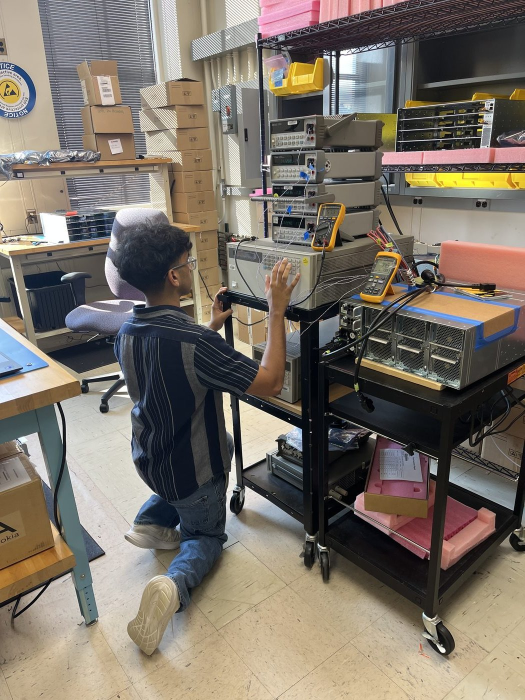
#> input picture assets/projects/g34l-programming.jpg, 1050 x 1400 px (shown at 1/2 size)
$ python crop_row_covers.py
#> lines starting #> are read from the running program, lines starting #| are printed output that depends on the picture
"""
Generate 16:9 row-cover images for portrait project photos.

Focal priority: manual override -> OpenCV face detection -> gradient saliency centroid.

Run from repo root:
  python scripts/crop_row_covers.py
"""
from __future__ import annotations

import os
import sys

from PIL import Image, ImageFilter, ImageOps

ROOT = os.path.dirname(os.path.dirname(os.path.abspath(__file__)))
PROJECTS = os.path.join(ROOT, "assets", "projects")

TARGET_W = 1200
TARGET_H = 675
TARGET_AR = TARGET_W / TARGET_H
JPEG_QUALITY = 90

# Normalized focal overrides (fx, fy). Set to None to auto-detect.
FOCAL_OVERRIDES: dict[str, tuple[float, float] | None] = {
    "g34l-programming.jpg": (0.42, 0.48),
    "beehive-farm.jpg": None,
}

JOBS = [
    ("g34l-programming.jpg", "g34l-row-cover.jpg"),
    ("beehive-farm.jpg", "beehive-row-cover.jpg"),
]


def load_image(path: str) -> Image.Image:
    img = Image.open(path)
    return ImageOps.exif_transpose(img).convert("RGB")


def detect_face_focal(img: Image.Image) -> tuple[float, float] | None:
    try:
        import cv2
        import numpy as np
    except ImportError:
        return None

    arr = np.array(img)
    gray = cv2.cvtColor(arr, cv2.COLOR_RGB2GRAY)
    cascade_path = cv2.data.haarcascades + "haarcascade_frontalface_default.xml"
    cascade = cv2.CascadeClassifier(cascade_path)
    faces = cascade.detectMultiScale(gray, scaleFactor=1.1, minNeighbors=5, minSize=(60, 60))
    if len(faces) == 0:
        return None

    # Largest face wins.
    x, y, w, h = max(faces, key=lambda f: f[2] * f[3])
    fx = (x + w / 2) / img.width
    fy = (y + h / 2) / img.height
    return (fx, fy)


def detect_saliency_focal(img: Image.Image) -> tuple[float, float]:
    small = img.copy()
    small.thumbnail((320, 320), Image.Resampling.LANCZOS)
    gray = small.convert("L")
    edges = gray.filter(ImageFilter.FIND_EDGES)
    px = edges.load()
    sw, sh = small.size

    total = 0.0
    sum_x = 0.0
    sum_y = 0.0
    for y in range(sh):
        for x in range(sw):
            w = px[x, y]
            total += w
            sum_x += x * w
            sum_y += y * w

    if total <= 0:
        return (0.5, 0.5)

    return (sum_x / total / sw, sum_y / total / sh)


def resolve_focal(img: Image.Image, source_name: str) -> tuple[float, float]:
    override = FOCAL_OVERRIDES.get(source_name)
    if override is not None:
        return override

    face = detect_face_focal(img)
    if face is not None:
        print(f"  focal: face at ({face[0]:.3f}, {face[1]:.3f})")
        return face

    sal = detect_saliency_focal(img)
    print(f"  focal: saliency at ({sal[0]:.3f}, {sal[1]:.3f})")
    return sal


def crop_to_aspect(img: Image.Image, fx: float, fy: float) -> Image.Image:
    w, h = img.size
    src_ar = w / h

    if src_ar > TARGET_AR:
        crop_h = h
        crop_w = int(round(h * TARGET_AR))
    else:
        crop_w = w
        crop_h = int(round(w / TARGET_AR))

    center_x = fx * w
    center_y = fy * h
    left = int(round(center_x - crop_w / 2))
    top = int(round(center_y - crop_h / 2))
    left = max(0, min(left, w - crop_w))
    top = max(0, min(top, h - crop_h))

    box = (left, top, left + crop_w, top + crop_h)
    cropped = img.crop(box)
    if cropped.size != (TARGET_W, TARGET_H):
        cropped = cropped.resize((TARGET_W, TARGET_H), Image.Resampling.LANCZOS)
    return cropped


def process_job(source: str, dest: str) -> None:
    src_path = os.path.join(PROJECTS, source)
    dest_path = os.path.join(PROJECTS, dest)
    if not os.path.isfile(src_path):
        print(f"skip (missing): {source}")
        return

    img = load_image(src_path)
    print(f"{source} ({img.width}x{img.height})")
    focal = resolve_focal(img, source)
    if FOCAL_OVERRIDES.get(source) is not None:
        print(f"  focal: override ({focal[0]:.3f}, {focal[1]:.3f})")

    out = crop_to_aspect(img, focal[0], focal[1])
    out.save(dest_path, "JPEG", quality=JPEG_QUALITY, optimize=True)
    print(f"  wrote {dest} ({out.width}x{out.height})")


def main() -> int:
    os.chdir(ROOT)
    for source, dest in JOBS:
        process_job(source, dest)
#> in load_image, img is the input picture: PIL image 1050x1400 RGB; mean R, G, B 122.4, 113.8, 103.7
#| g34l-programming.jpg (1050x1400)
#> in process_job, `focal = resolve_focal(img, source)`: focal = (0.42, 0.48)
#|   focal: override (0.420, 0.480)
#> in crop_to_aspect, `cropped = img.crop(box)`:
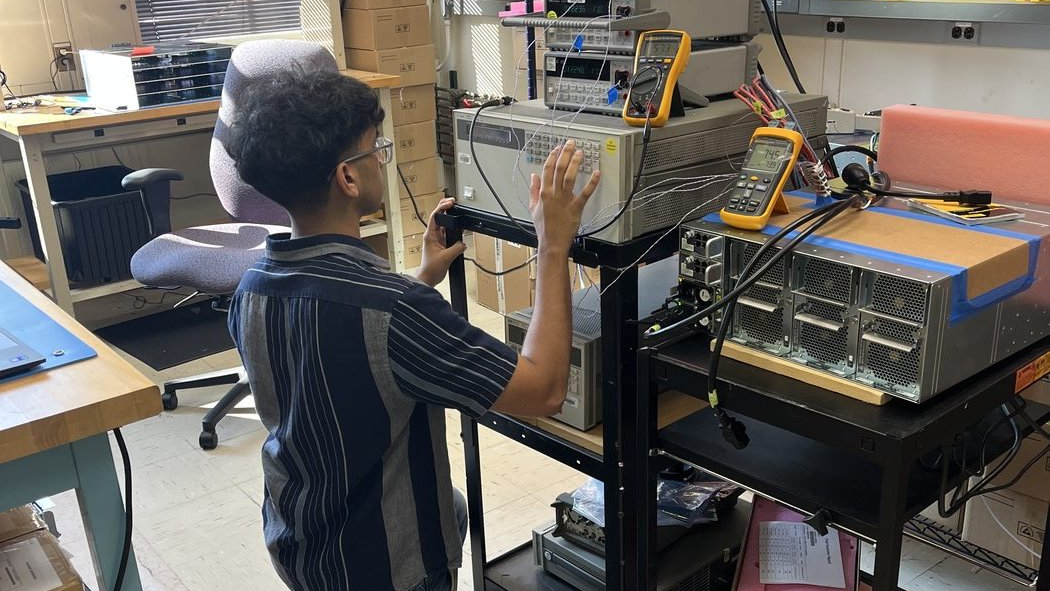
#> cropped: PIL image 1050x591 RGB; mean R, G, B 101, 96, 91.4
#|   wrote g34l-row-cover.jpg (1200x675)
#> pass 2 of the loop in main, `for source, dest in JOBS:`:
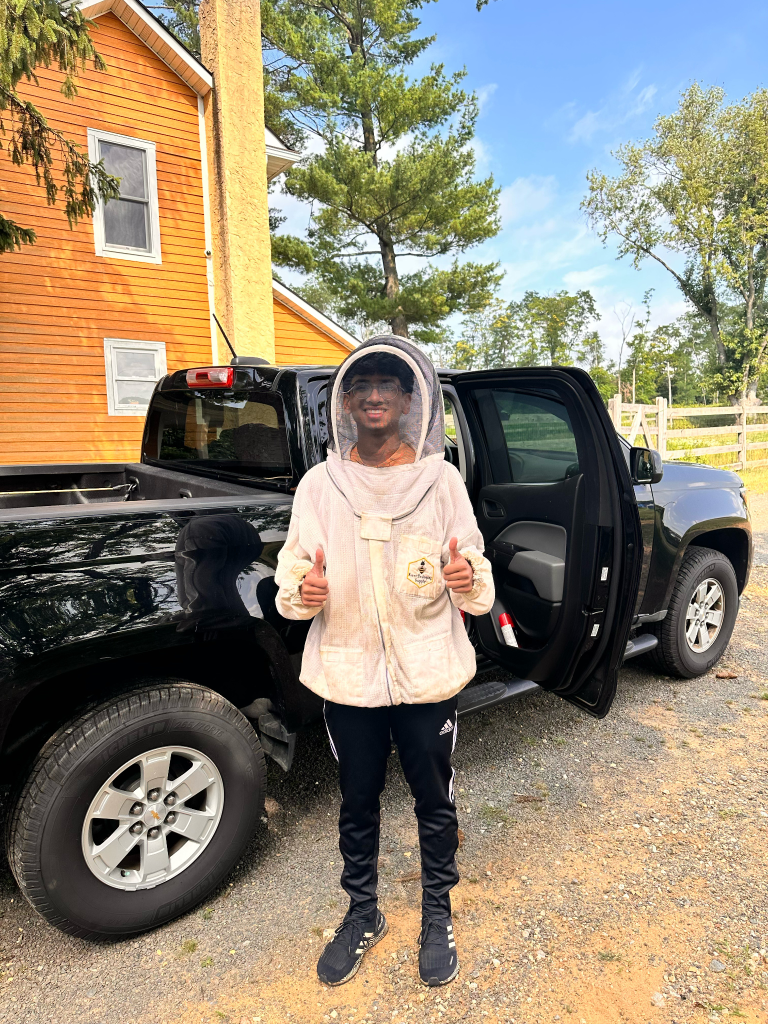
#> input picture assets/projects/beehive-farm.jpg, 1536 x 2048 px (shown at 1/2 size)
#> in load_image, img is the input picture: PIL image 1536x2048 RGB; mean R, G, B 146.4, 135.4, 115.2
#| beehive-farm.jpg (1536x2048)
#> in detect_face_focal, `gray = cv2.cvtColor(arr, cv2.COLOR_RGB2GRAY)`:
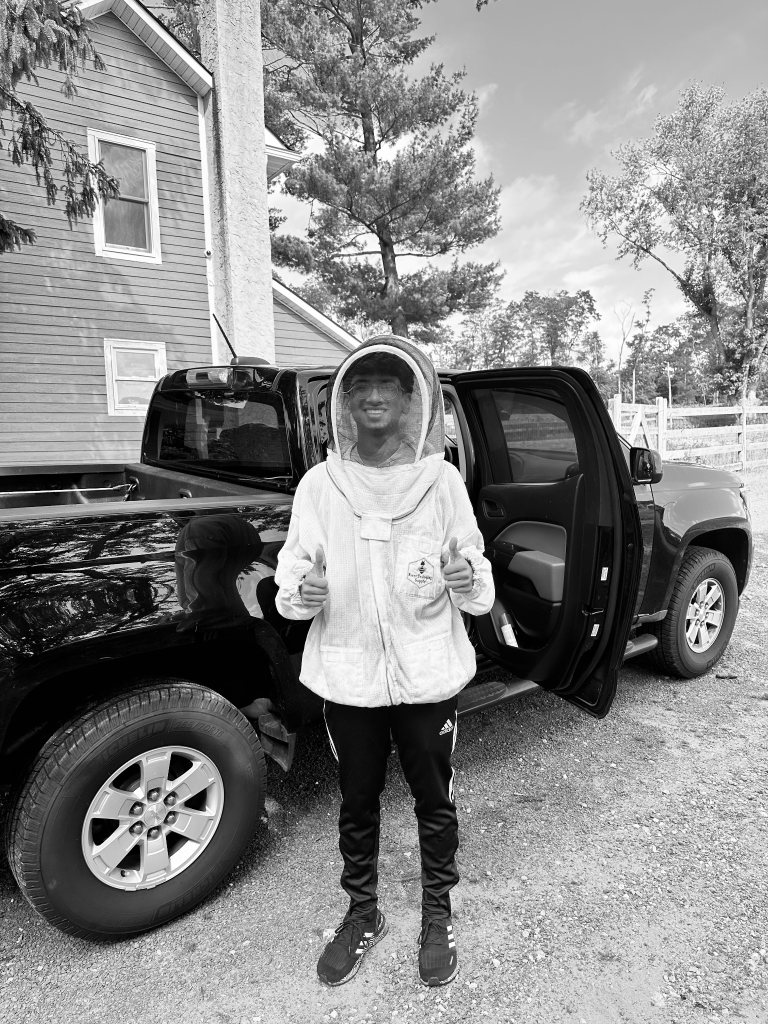
#> gray: shape (2048, 1536) (shown at 1/2 size); min 0, max 255, mean 136.4
#> faces = [[1393, 1221, 83, 83], [702, 81, 114, 114], [1339, 1205, 120, 120]]
#> in detect_face_focal, `x, y, w, h = max(faces, key=lambda f: f[2] * f[3])`: x = 1339; y = 1205; w = 120
#> fx = 0.911
#> fy = 0.618
#|   focal: face at (0.911, 0.618)
#> center_x = 1399
#> center_y = 1265
#> in crop_to_aspect (call 2), `left = int(round(center_x - crop_w / 2))`: left = 631
#> top = 833
#> in crop_to_aspect (call 2), `left = max(0, min(left, w - crop_w))`: left = 0
#> box = (0, 833, 1536, 1697)
#> in crop_to_aspect (call 2), `cropped = cropped.resize((TARGET_W, TARGET_H), Image.Resampling.LANCZOS)`:
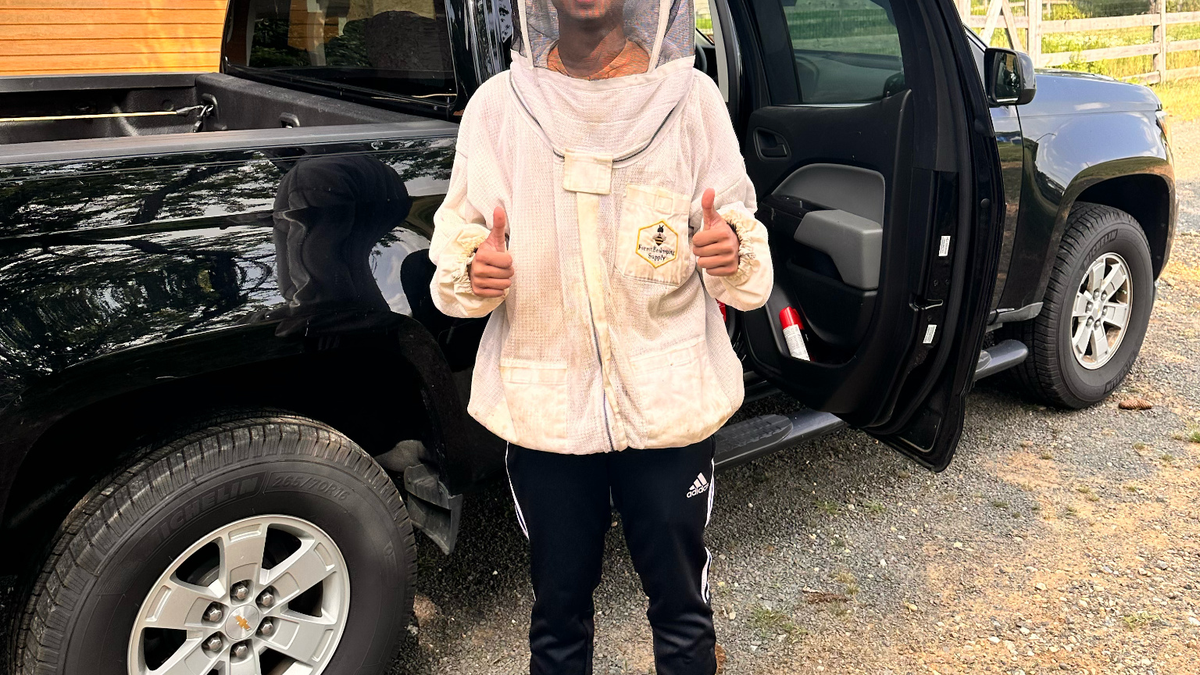
#> cropped: PIL image 1200x675 RGB; mean R, G, B 108.7, 99.8, 89.1
#|   wrote beehive-row-cover.jpg (1200x675)
    return 0


if __name__ == "__main__":
    sys.exit(main())
#> (the program exits here)
